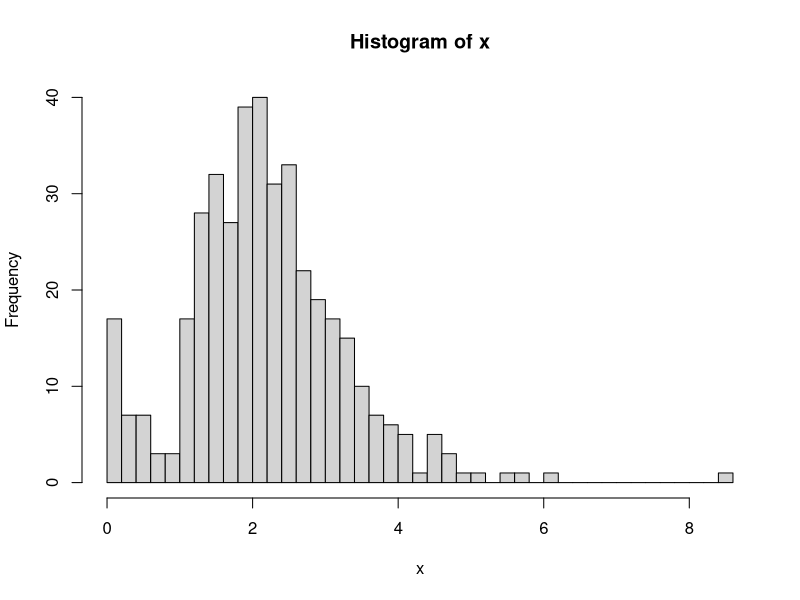

The R script that drew this image: (Note: this script raises an error after producing the figure.)
#### Example of an MCMC algorithm for fitting a location mixture of exponential and log-gaussian components
## Suppose we have a mixture of exponential and log-gaussian. 
##  The pdf of is corresponding to:
##      f(x) = w * exp(lambda) + (1-w) * lognormal(mu,tau)
##  and we have 120 observations.




## Clear the environment and load required libraries
rm(list=ls())
#install.packages("MCMCpack")
library(MCMCpack)
#set.seed(81196)  # So that results are reproducible


######## step1: load data #########
fuse=read.csv("fuses.csv",stringsAsFactors = F,header = F)
#View(fuse)
x = fuse$V1

## Plot the Empirical distribution
par(mfrow=c(1,1))
hist(x,breaks=50)


######## step2: Initialize the parameters for gibbs sampling #########
KK=2            # number of cluster
w = 0.1        # weight of expo
lambda    = 30   #param of Exponential-distribution.
mu = mean(log(x))    
tau = sd(log(x)) 
n=length(x)
cc = sample(1:2, n, replace=TRUE, prob=c(w,1-w))

## Plot the initial guess for the density
xx = seq(0,11,length=200)
yy = w*dexp(xx,rate = lambda) + (1-w)*dlnorm(xx,meanlog = mu,sdlog = sqrt(tau2))
plot(xx, yy, type="l", ylim=c(0, max(yy)), xlab="x", ylab="Initial density")


## The actual MCMC algorithm starts here
# Priors
aa  = rep(1,KK)  # Uniform prior on w (params of beta dist prior on w)
alpha = 1        # gamma prior for expo lambda  
beta =  1        # gamma prior for expo lambda  
mu_0 = 0          # normal prior for mu
tau_0 = 1        # normal prior for mu
d = 2            # inv-gamma prior for tau2
q = 1            # inv-gamma prior for tau2
# Number of iterations of the sampler
rrr   = 10000
burn  = 3000


# Storing the samples
## used to store the indicators(where xi comes from)
## an array of 2-dim (same as dataframe),row-ith contains the assignment of ith iteration.
## col-jth contains the jth rank of sample.
cc.out    = array(0, dim=c(rrr, n))  
w.out     = rep(0, rrr)                 
mu.out    = rep(0, rrr)   
tau.out  = rep(0, rrr)   
lambda.out  = rep(0, rrr)  
logpost   = rep(0, rrr)  ## logarithm of posterior likelihood, used to monitor the convergence of algorithm


######## step3: MCMC iterations ##########
#View(cc.out)
for(s in 1:rrr){
  # Sample the indicators c_i for each sample x_i(with a for loop)
  v = rep(0,KK)
  for(i in 1:n){
    v[1]  = log(w) + dexp(x[i], lambda, log=TRUE)
    v[2] = log(1-w) + dlnorm(x[i],mu,tau, log = TRUE)
    #Go from logs to actual weights in a numerically stable manner
    v     = exp(v - max(v))/sum(exp(v - max(v)))
    cc[i] = sample(1:2, 1, replace=TRUE, prob=v)## category  
  }
  
  # Sample the weights
  w = rbeta(1, aa[1] + sum(cc==1), aa[2] + sum(cc==2))
  
  # Sample the lambda
  lambda = rgamma(1, alpha + sum(cc==1), beta + sum(x[cc==1]))
  
  # Sample the mu
  n2    = sum(cc==2)
  mu.post = ( sum(log(x[cc==2])) / tau^2
             ) / ( (n2/tau^2) +1/tau_0^2 )
  sigma2.post = 1/(n2/tau^2 + 1/tau_0^2)
  mu   = rnorm(1, mu.post, sqrt(sigma2.post))
  
  # Sample the tau
  tau = sqrt(MCMCpack::rinvgamma(1,d + sum(cc==2), q + sum((log(x[cc==2]) -mu)^2)))

  # Store samples
  cc.out[s,]   = cc
  w.out[s]     = w
  lambda.out[s]   = lambda
  mu.out[s] = mu 
  tau.out[s] = tau
  # x
  for(i in 1:n){
    if(cc[i]==1){
      logpost[s] = logpost[s] + log(w) + dexp(x[i],rate = lambda,log=T)
    }else{
      logpost[s] = logpost[s] + log(1-w) + dlnorm(x[i],meanlog= mu,sdlog =tau, log=TRUE)
    }
  }
  # w
  logpost[s] = logpost[s] + dbeta(w, aa[1], aa[2])
  # mu
  logpost[s] = logpost[s] + dnorm(mu, mu_0, tau_0) 
  # tau
  logpost[s] = logpost[s] + log(dinvgamma(tau, d, q)) 
  # lambda
  logpost[s] = logpost[s] + dgamma(lambda, 1, 1)
  
  if(s/500==floor(s/500)){
    print(paste("s =",s))
  }
}


## Plot the logposterior distribution for various samples
par(mfrow=c(1,1))
par(mar=c(4,4,1,1)+0.1)
plot(logpost, type="l", xlab="Iterations", ylab="Log posterior")

##  "w=0.1 lamdba=2.29 mu=0.79 tau=0.38"
## posterior estimate of lambda, weights
round(mean(w.out[burn:rrr]),2) # 0.1
round(mean(mu.out[burn:rrr]),2) # 0.79
round(mean(tau.out[burn:rrr]),2) # 0.38
round(mean(lambda.out[burn:rrr]),2) # 2.29
